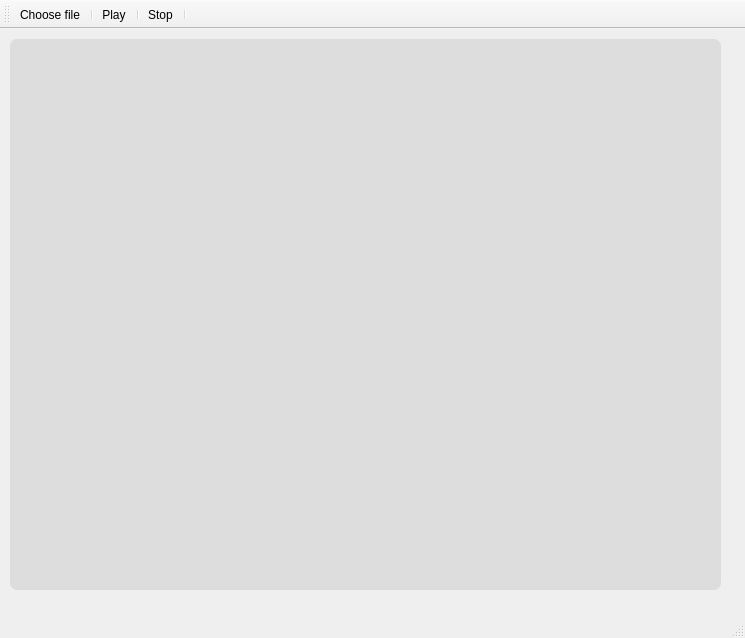
<?xml version="1.0" encoding="UTF-8"?>
<ui version="4.0">
 <class>MainWindow</class>
 <widget class="QMainWindow" name="MainWindow">
  <property name="geometry">
   <rect>
    <x>0</x>
    <y>0</y>
    <width>745</width>
    <height>638</height>
   </rect>
  </property>
  <property name="windowTitle">
   <string>MainWindow</string>
  </property>
  <widget class="QWidget" name="centralWidget">
   <widget class="QLabel" name="label">
    <property name="geometry">
     <rect>
      <x>10</x>
      <y>10</y>
      <width>711</width>
      <height>551</height>
     </rect>
    </property>
    <property name="styleSheet">
     <string notr="true">background-color: #dddddd;
border-radius: 7px;
</string>
    </property>
    <property name="text">
     <string/>
    </property>
   </widget>
  </widget>
  <widget class="QMenuBar" name="menuBar">
   <property name="geometry">
    <rect>
     <x>0</x>
     <y>0</y>
     <width>745</width>
     <height>21</height>
    </rect>
   </property>
  </widget>
  <widget class="QToolBar" name="mainToolBar">
   <attribute name="toolBarArea">
    <enum>TopToolBarArea</enum>
   </attribute>
   <attribute name="toolBarBreak">
    <bool>false</bool>
   </attribute>
   <addaction name="loadVideoBtn"/>
   <addaction name="separator"/>
   <addaction name="playVideoBtn"/>
   <addaction name="separator"/>
   <addaction name="stopVideoBtn"/>
   <addaction name="separator"/>
  </widget>
  <widget class="QStatusBar" name="statusBar"/>
  <action name="loadVideoBtn">
   <property name="icon">
    <iconset resource="resources.qrc">
     <normaloff>:/images/icons/folder.png</normaloff>:/images/icons/folder.png</iconset>
   </property>
   <property name="text">
    <string>Choose file</string>
   </property>
  </action>
  <action name="playVideoBtn">
   <property name="icon">
    <iconset resource="resources.qrc">
     <normaloff>:/images/icons/play.png</normaloff>:/images/icons/play.png</iconset>
   </property>
   <property name="text">
    <string>Play</string>
   </property>
   <property name="toolTip">
    <string>Play</string>
   </property>
  </action>
  <action name="stopVideoBtn">
   <property name="icon">
    <iconset resource="resources.qrc">
     <normaloff>:/images/icons/stop.png</normaloff>:/images/icons/stop.png</iconset>
   </property>
   <property name="text">
    <string>Stop</string>
   </property>
   <property name="toolTip">
    <string>Stop</string>
   </property>
  </action>
 </widget>
 <layoutdefault spacing="6" margin="11"/>
 <resources>
  <include location="resources.qrc"/>
 </resources>
 <connections/>
</ui>
